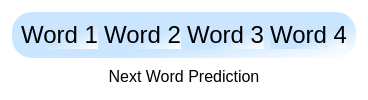
              <widget class="QFrame" name="prediction_frame">
               <property name="styleSheet">
                <string notr="true">background-color: transparent;</string>
               </property>
               <property name="frameShape">
                <enum>QFrame::StyledPanel</enum>
               </property>
               <property name="frameShadow">
                <enum>QFrame::Raised</enum>
               </property>
               <layout class="QVBoxLayout" name="verticalLayout_3">
                <item>
                 <widget class="QFrame" name="prediction_palette">
                  <property name="styleSheet">
                   <string notr="true">background-color: qlineargradient(spread:pad, x1:0.568, y1:0.636727, x2:1, y2:1, stop:0 rgba(201, 229, 255, 255), stop:1 rgba(255, 255, 255, 255));
border-bottom-color: rgb(255, 255, 255);
border-radius: 20px;</string>
                  </property>
                  <property name="frameShape">
                   <enum>QFrame::WinPanel</enum>
                  </property>
                  <property name="frameShadow">
                   <enum>QFrame::Raised</enum>
                  </property>
                  <layout class="QHBoxLayout" name="horizontalLayout_3">
                   <item>
                    <widget class="QLabel" name="pred_word1">
                     <property name="enabled">
                      <bool>true</bool>
                     </property>
                     <property name="font">
                      <font>
                       <pointsize>18</pointsize>
                       <weight>50</weight>
                       <bold>false</bold>
                      </font>
                     </property>
                     <property name="frameShadow">
                      <enum>QFrame::Raised</enum>
                     </property>
                     <property name="text">
                      <string>Word 1</string>
                     </property>
                     <property name="alignment">
                      <set>Qt::AlignCenter</set>
                     </property>
                    </widget>
                   </item>
                   <item>
                    <widget class="QLabel" name="pred_word2">
                     <property name="enabled">
                      <bool>true</bool>
                     </property>
                     <property name="font">
                      <font>
                       <pointsize>18</pointsize>
                       <weight>50</weight>
                       <bold>false</bold>
                      </font>
                     </property>
                     <property name="frameShadow">
                      <enum>QFrame::Raised</enum>
                     </property>
                     <property name="text">
                      <string>Word 2</string>
                     </property>
                     <property name="alignment">
                      <set>Qt::AlignCenter</set>
                     </property>
                    </widget>
                   </item>
                   <item>
                    <widget class="QLabel" name="pred_word3">
                     <property name="enabled">
                      <bool>true</bool>
                     </property>
                     <property name="font">
                      <font>
                       <pointsize>18</pointsize>
                       <weight>50</weight>
                       <bold>false</bold>
                      </font>
                     </property>
                     <property name="frameShadow">
                      <enum>QFrame::Raised</enum>
                     </property>
                     <property name="text">
                      <string>Word 3</string>
                     </property>
                     <property name="alignment">
                      <set>Qt::AlignCenter</set>
                     </property>
                    </widget>
                   </item>
                   <item>
                    <widget class="QLabel" name="pred_word4">
                     <property name="enabled">
                      <bool>true</bool>
                     </property>
                     <property name="font">
                      <font>
                       <pointsize>18</pointsize>
                       <weight>50</weight>
                       <bold>false</bold>
                      </font>
                     </property>
                     <property name="frameShadow">
                      <enum>QFrame::Raised</enum>
                     </property>
                     <property name="text">
                      <string>Word 4</string>
                     </property>
                     <property name="alignment">
                      <set>Qt::AlignCenter</set>
                     </property>
                    </widget>
                   </item>
                  </layout>
                 </widget>
                </item>
                <item>
                 <widget class="QLabel" name="prediction_label">
                  <property name="font">
                   <font>
                    <pointsize>12</pointsize>
                   </font>
                  </property>
                  <property name="styleSheet">
                   <string notr="true">background-color: transparent;</string>
                  </property>
                  <property name="text">
                   <string>Next Word Prediction</string>
                  </property>
                  <property name="alignment">
                   <set>Qt::AlignCenter</set>
                  </property>
                 </widget>
                </item>
               </layout>
              </widget>
